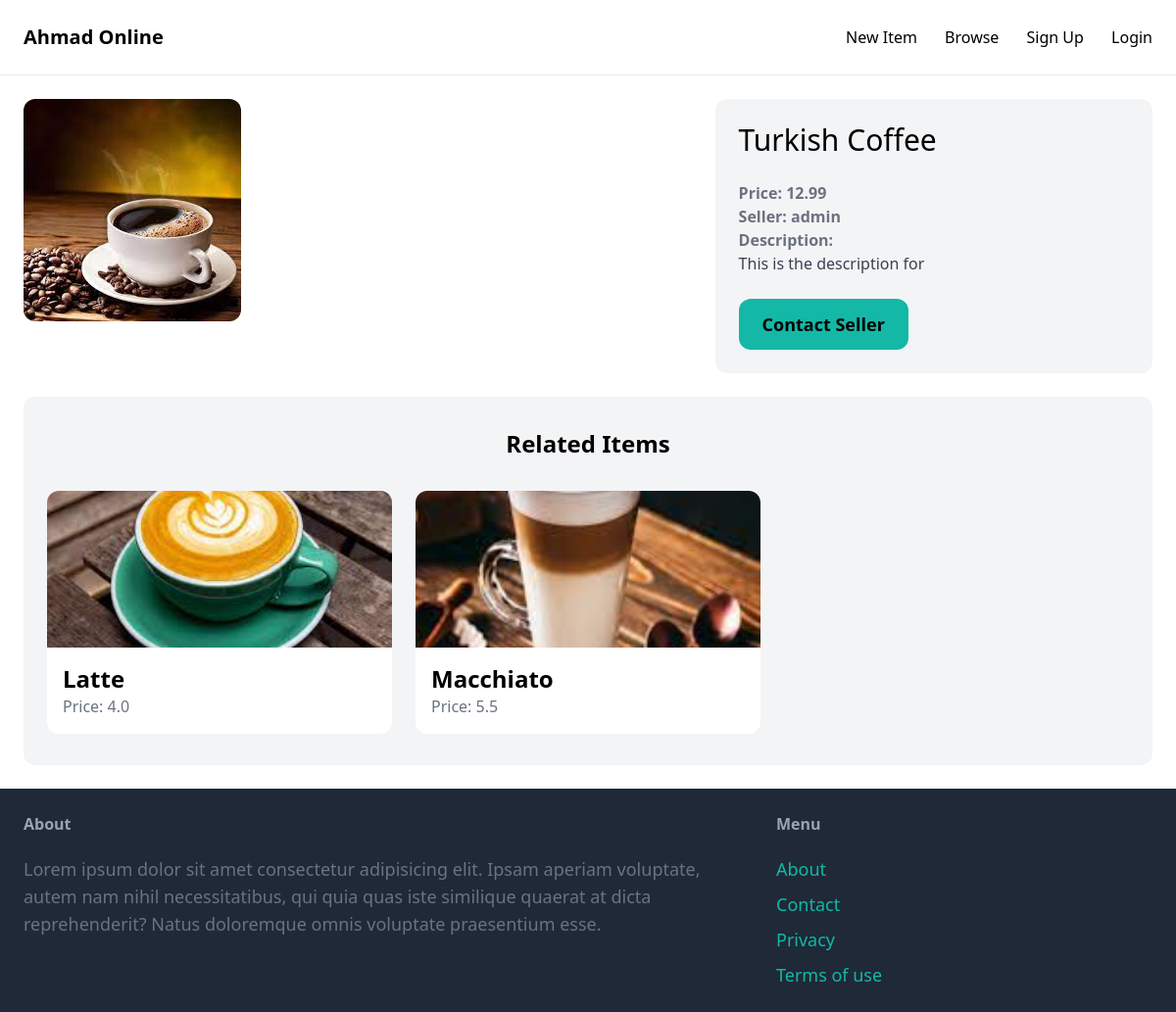
Page /items/1/ on the committed database.
### item/models.py (models this page shows, shortened)
class Item(models.Model):
    category=models.ForeignKey(Category, related_name='items',on_delete=models.CASCADE)
    name=models.CharField(max_length=255)
    description=models.TextField(null=True, blank=True)
    price=models.FloatField()
    image=models.ImageField(upload_to='item_images', blank=True, null=True)
    is_sold=models.BooleanField()
    created_by=models.ForeignKey(User, related_name='items',on_delete=models.CASCADE)
    created_at=models.DateTimeField(auto_now_add=True)

### item/views.py (the view)
# urls.py: path('<int:pk>/', views.detail, name='detail'),
def detail(request, pk):
    item=get_object_or_404(Item, pk=pk)
    related_items=Item.objects.filter(category=item.category,is_sold=False).exclude(pk=pk)[0:3]
    return render(request, 'item/detail.html',{
        'item':item,
        'related_items':related_items,
        })

### item/templates/item/detail.html (shortened to what this page needs)
{% extends 'core/base.html' %}
{% block content%}
    <div class="grid grid-cols-5 gap-6">
        <div class="col-span-3">
            <img src="{{ item.image.url }}" class="rounded-xl">
        </div>
        <div class="col-span-2 p-6 bg-gray-100 rounded-xl">
            <h1 class="mb-6 text-3xl">{{ item.name }}</h1>
            <p class="text-gray-500 ">
                <strong>Price: {{item.price}}</strong>
            </p>
            <p class="text-gray-500 ">
                <strong>Seller: {{item.created_by.username}}</strong>
            </p>
            {% if item.description %}
                <p class="text-gray-700">
                    <strong class="text-gray-500">Description:</strong><br>
                    {{ item.description}}
                </p>
            {% endif %}
            {% if item.created_by == request.user %}
                <div class="mt-6 p-6 bg-white rounded-xl">
                    <p>This is your Item</p>
                    <a href="{% url 'item:edit' item.id %}" class="inline-block mt-6 px-6 py-3 text-lg font-semibold bg-teal-500 text-white rounded-xl">Edit</a>
                    <a href="{% url 'item:delete' item.id %}" class="inline-block mt-6 px-6 py-3 text-lg font-semibold bg-red-500 text-white rounded-xl">Delete</a>
                </div>
            {% else %}
                <a href="{% url 'conversation:new' item.id %}" class="inline-block mt-6 px-6 py-3 text-lg font-semibold bg-teal-500 rounded-xl hover:bg-teal-700">
                    Contact Seller
                </a>
            {% endif %}
        </div>
    </div>
<div class="mt-6 px-6 py-8 bg-gray-100 rounded-xl">
    <h2 class="mb-8 text-2xl text-center font-semibold">Related Items</h2>
    <div class="grid grid-cols-1 sm:grid-cols-2 md:grid-cols-3 lg:grid-cols-3 xl:grid-cols-4 gap-6">
        {% for related_item in related_items %}
            <div class="flex flex-col h-full">
                <a href="{% url 'item:detail' related_item.id %}">
                    <div class="flex-shrink-0">
                        <img src="{{ related_item.image.url }}" alt="{{ related_item.name }}" class="rounded-t-xl w-full h-40 object-cover">
                    </div>
                    <div class="flex-grow p-4 bg-white rounded-b-xl">
                        <h2 class="text-xl md:text-2xl font-semibold">{{ related_item.name }}</h2>
                        <p class="text-gray-500">Price: {{ related_item.price }}</p>
                    </div>
                </a>
            </div>
        {% endfor %}
    </div>
</div>
{% endblock %}

### rows in the picture
Item: image (picture), name "Turkish Coffee", price "12.99", created_by.username "admin", description "This is the description for"
Item: image (picture), name "Latte", price "4.0"
Item: image (picture), name "Macchiato", price "5.5"
